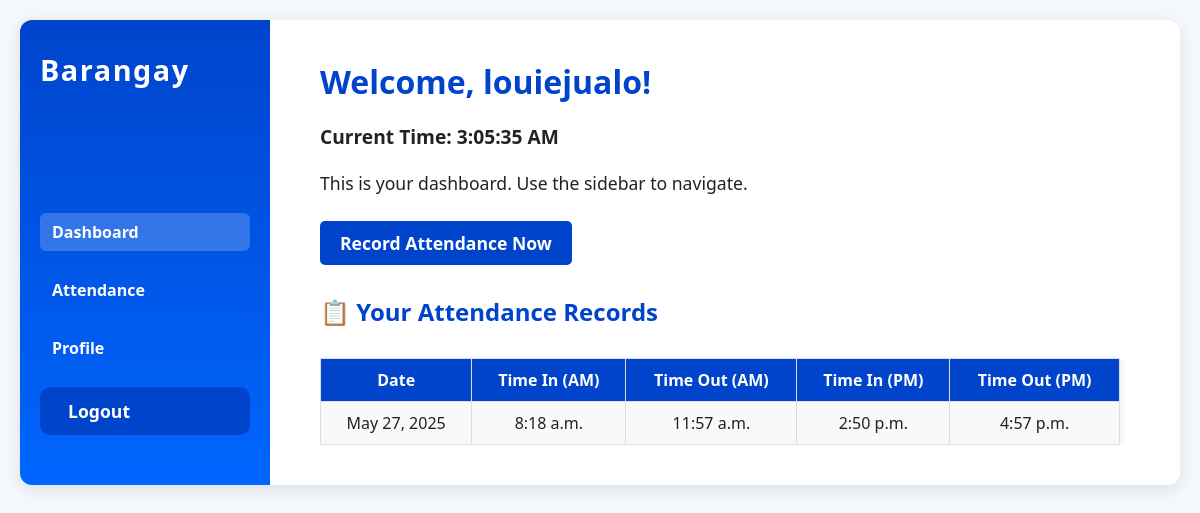
The page /dashboard/ (signed in) on the database its author committed.
### attendance/models.py (models this page shows, shortened)
class Attendance(models.Model):
    user = models.ForeignKey(User, on_delete=models.CASCADE)
    date = models.DateField()  # just date without time
    time_in_am = models.TimeField(null=True, blank=True)
    time_out_am = models.TimeField(null=True, blank=True)
    time_in_pm = models.TimeField(null=True, blank=True)
    time_out_pm = models.TimeField(null=True, blank=True)
    class Meta:
        unique_together = ('user', 'date')  # one attendance record per user per day

### attendance/views.py (the view, shortened to what this page needs)
# urls.py: path('dashboard/', views.dashboard, name='dashboard'),
@login_required
def dashboard(request):
    today = timezone.localdate()
    user = request.user
    attendance_record = Attendance.objects.filter(user=user).order_by('-date')
    return render(request, 'attendance/dashboard.html', {
        'attendance_record': attendance_record,
        'today': today,
    })

### attendance/templates/attendance/dashboard.html (shortened to what this page needs)
{% load static %}
<!DOCTYPE html>
<html lang="en">
<head>
  <link rel="stylesheet" href="{% static 'attendance/dashboard.css' %}" />
</head>
<body>
  <div class="dashboard-container">
    <aside class="sidebar">
      <h2>Barangay</h2>
      <ul>
        <li><a href="{% url 'dashboard' %}" class="active">Dashboard</a></li>
        <li><a href="{% url 'user_attendance' %}">Attendance</a></li>
        <li><a href="{% url 'profile' %}">Profile</a></li>
        <li>
          <form method="post" action="{% url 'logout' %}">
            <button type="submit" class="logout-button">Logout</button>
          </form>
        </li>
      </ul>
    </aside>
    <main class="main-content">
      <h1>Welcome, {{ request.user.username }}!</h1>
      <div style="font-weight: bold; font-size: 1.2em; margin-bottom: 20px;">
        Current Time: <span id="liveClock"></span>
      </div>
      <p>This is your dashboard. Use the sidebar to navigate.</p>
      <form method="post" class="record-attendance">
        <button type="submit">Record Attendance Now</button>
      </form>
      <h2 style="margin-top: 30px;">📋 Your Attendance Records</h2>
      <div style="overflow-x: auto;">
        <table class="attendance-table">
          <thead>
            <tr>
              <th>Date</th>
              <th>Time In (AM)</th>
              <th>Time Out (AM)</th>
              <th>Time In (PM)</th>
              <th>Time Out (PM)</th>
            </tr>
          </thead>
          <tbody>
            {% for record in attendance_record %}
              {% if record.date %}
                <tr>
                  <td>
                    {{ record.date|date:"M d, Y" }}
                  </td>
                  <td>{{ record.time_in_am|default:"—" }}</td>
                  <td>{{ record.time_out_am|default:"—" }}</td>
                  <td>{{ record.time_in_pm|default:"—" }}</td>
                  <td>{{ record.time_out_pm|default:"—" }}</td>
                </tr>
              {% endif %}
            {% empty %}
              <tr>
                <td colspan="5" class="no-records">No attendance records found.</td>
              </tr>
            {% endfor %}
          </tbody>
        </table>
      </div>
    </main>
  </div>
</body>
</html>

### attendance/static/attendance/dashboard.css (style rules this page uses)
* { box-sizing: border-box; margin: 0; padding: 0; font-family: 'Segoe UI', Tahoma, Geneva, Verdana, sans-serif; }
body { background-color: #f4f7fc; color: #333; min-height: 100vh; display: flex; justify-content: center; align-items: flex-start; padding: 20px; }
.dashboard-container { display: flex; width: 100%; max-width: 1200px; background: #fff; border-radius: 12px; box-shadow: 0 4px 15px rgba(0,0,0,0.1); overflow: hidden; }
.sidebar { background: linear-gradient(180deg, #0044cc, #0066ff); color: white; width: 250px; padding: 30px 20px; display: flex; flex-direction: column; justify-content: space-between; }
.sidebar h2 { font-size: 1.8rem; margin-bottom: 30px; font-weight: 700; letter-spacing: 1.5px; user-select: none; }
.sidebar ul { list-style: none; }
.sidebar ul li { margin-bottom: 20px; }
.sidebar ul li a, .logout-button { color: white; font-weight: 600; font-size: 1rem; text-decoration: none; display: block; padding: 8px 12px; border-radius: 6px; transition: background-color 0.3s ease; }
.sidebar ul li a:hover, .sidebar ul li a.active, .logout-button:hover { background-color: rgba(255, 255, 255, 0.2); cursor: pointer; text-decoration: none; }
.logout-button { background: none; border: none; font-family: inherit; text-align: left; width: 100%; cursor: pointer; padding: 0; font-size: 1em; }
.main-content { flex-grow: 1; padding: 40px 50px; color: #222; max-width: 100%; }
.main-content h1, .main-content h2, .main-content h3 { margin-bottom: 20px; font-weight: 700; color: #0044cc; }
.main-content p { font-size: 1.1rem; margin-bottom: 25px; line-height: 1.5; }
form { max-width: 400px; }
form button[type="submit"] { background-color: #0044cc; color: white; border: none; border-radius: 10px; padding: 12px 28px; font-size: 1.1rem; font-weight: 700; cursor: pointer; transition: background-color 0.3s ease; }
.attendance-table { width: 100%; max-width: 800px; border-collapse: collapse; margin-top: 10px; box-shadow: 0 2px 8px rgba(0,0,0,0.1); overflow-x: auto; }
.attendance-table thead { background-color: #007BFF; color: white; }
.attendance-table th, .attendance-table td { padding: 12px 10px; text-align: left; }
.attendance-table tbody tr:nth-child(odd) { background-color: #f9f9f9; }

### attendance/templates/attendance/dashboard.html (style rules this page uses)
.attendance-table { width: 100%; border-collapse: collapse; }
.attendance-table th, .attendance-table td { padding: 10px; border: 1px solid #ddd; text-align: center; }
.attendance-table th { background-color: #0044cc; color: white; }
form.record-attendance { margin-bottom: 20px; }
form.record-attendance button { padding: 10px 20px; background-color: #0044cc; color: white; border: none; border-radius: 5px; cursor: pointer; }

### rows shown on the page
Attendance: date "May 27, 2025", time_in_am "8:18 a.m.", time_out_am "11:57 a.m.", time_in_pm "2:50 p.m.", time_out_pm "4:57 p.m."

### other values the page prints
{{ request.user.username }} "louiejualo"
